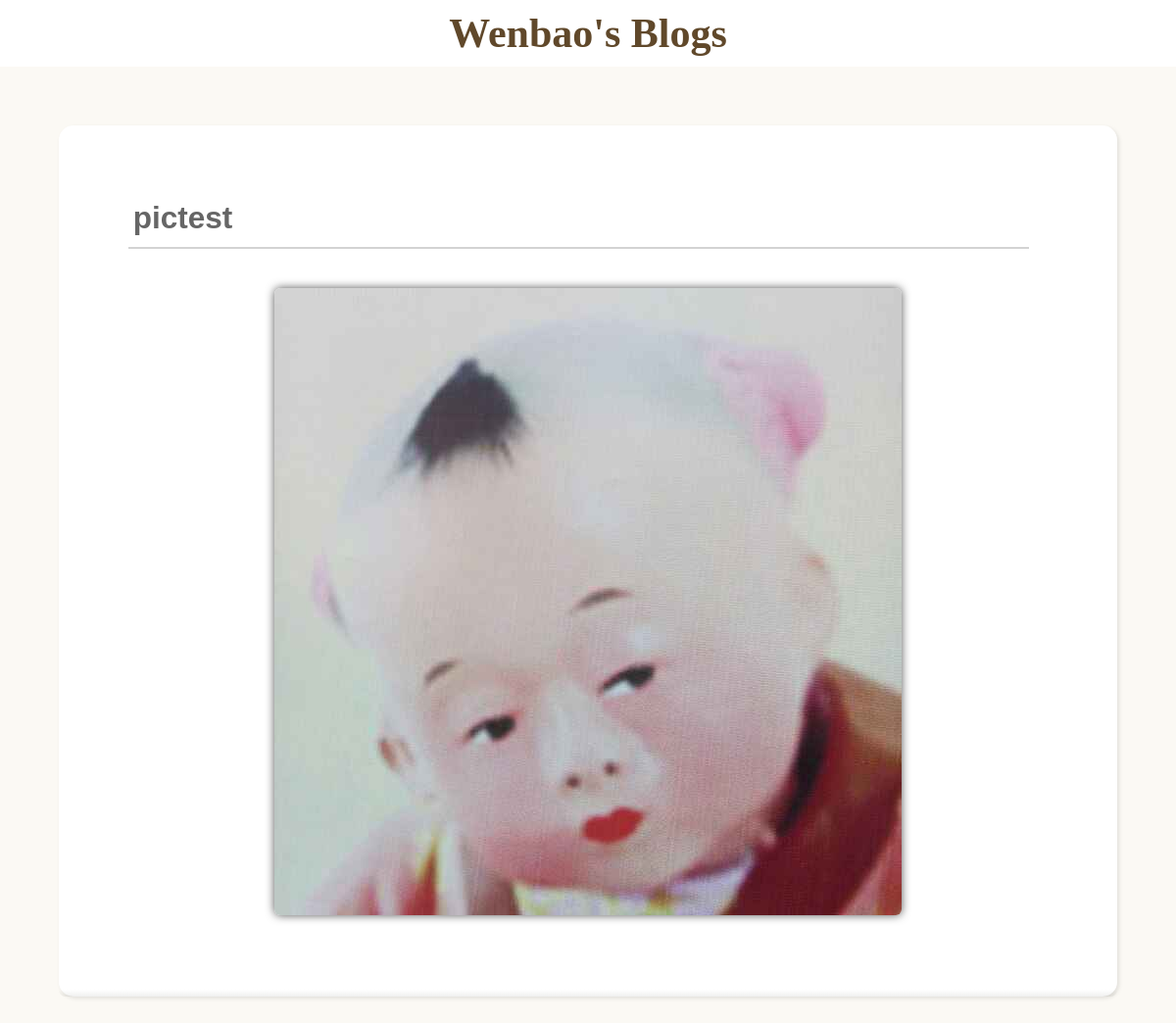
Page /myblog/post/5/ on the committed database.
### blog/models.py (models this page shows)
class Post(models.Model):
    title = models.CharField(max_length=100)
    content = MDTextField()
    created_at = models.DateTimeField(auto_now_add=True)

### blog/views.py (the view)
# urls.py: re_path(r'^post/(?P<id>\d+)/$', post_detail, name='post_detail'),
def post_detail(request, id):
    post = Post.objects.get(id=id)
    post.content=markdown.markdown(post.content.replace("\r\n",' \n'),extensions=[
        'markdown.extensions.extra',
        'markdown.extensions.codehilite',#语法高亮拓展
        'markdown.extensions.toc'#自动生成目录
    ])#修改blog.content内容为html
    return render(request, 'post.html', {'post':post})

### templates/post.html (shortened to what this page needs)
{% load i18n static %}<!doctype html>
<html lang="en">
<head>
    <link href="{% static 'blog/css/style.css' %}" rel="stylesheet" type="text/css">
    <link href="{% static 'blog/css/code.css' %}" rel="stylesheet" type="text/css">
</head>
<body>
    <div class="header">
        <h1 class="site-title text-center"><a href="/myblog/">Wenbao's Blogs</a></h1>
    </div>
    <div class="container post post-detail">
        <div class="post-content">{{ post.content | safe}}</div>
        <hr class="fancy-line">
    </div>
</body>
</html>

### static/blog/css/style.css (style rules this page uses)
*, *:before, *:after { -webkit-box-sizing: border-box; -moz-box-sizing: border-box; box-sizing: border-box; }
html, body { margin: 0; padding: 0; }
body { background-color: #fbf9f4; color: #004057; font-family:"lucida grande", "lucida sans unicode", lucida, helvetica, "Hiragino Sans GB", "Microsoft YaHei", "WenQuanYi Micro Hei", sans-serif; font-size: 21px; }
.header { background-color: #fff; margin-bottom: 40px; padding: 10px 0; position: relative; }
.header:before { display: block; content: ''; position: absolute; bottom: -10px; height: 10px; width: 100%; }
hr.fancy-line { border: 0; height: 1px; position: relative; margin: 0.5em 0; }
hr.fancy-line:before { content:''; height: 10px; background-color: #fff; }
hr.fancy-line:after { top: 0em; height: 5px; border-bottom: 1px solid #fff; background-color: #fff; }
hr.fancy-line:after, hr.fancy-line:before { content: ''; position: absolute; width: 100%; }
hr.fancy-line, hr.fancy-line:before { background: -moz-radial-gradient(center, ellipse cover, rgba(0,0,0,0.1) 0%, rgba(0,0,0,0) 75%); background: -webkit-gradient(radial, center center, 0px, center center, 75%, color-stop(0%,rgba(0,0,0,0.1)), color-stop(75%,rgba(0,0,0,0))); background: -webkit-radial-gradient(center, ellipse cover, rgba(0,0,0,0.1) 0%,rgba(0,0,0,0) 75%); background: -o-radial-gradient(center, ellipse cover, rgba(0,0,0,0.1) 0%,rgba(0,0,0,0) 75%); background: -ms-radial-gradient(center, ellipse cover, rgba(0,0,0,0.1) 0%,rgba(0,0,0,0) 75%); background: radial-gradient(ellipse at center, rgba(0,0,0,0.1) 0%,rgba(0,0,0,0) 75%); }
h1 { font-family: "Palatino Linotype", "Book Antiqua", Palatino, Helvetica, STKaiti, SimSun, serif; }
h2 { font-family: "Palatino Linotype", "Book Antiqua", Palatino, Helvetica, STKaiti, SimSun, serif; margin-bottom: 60px; margin-bottom: 40px; padding: 5px; border-bottom: 2px LightGrey solid; width: 98%; line-height: 150%; color: #666666; }
.container { margin: 0 10%; }
.site-title { text-align: center; font-family: 'Lemon', cursive; margin: 0; }
.site-title a { color: rgba(255,255,255, 0.8); color: #60482a; text-shadow: -1px -1px #fff; text-decoration: none; }
.post { background-color: #fff; border-radius: 15px; margin: 12px 0; box-shadow: 2px 2px 4px rgba(0, 0, 0, 0.1); position: relative; }
.post:after { width: 100%; height: 7px; content: ""; position: absolute; left: 0; bottom: 0; background: linear-gradient(rgba(105, 106, 97,0), rgba(105, 106, 97,.1)); border-radius: 0 0 15px 15px; }
.post-content { padding: 1% 4%; height: 150px; overflow: hidden; position: relative; background-color: #fff; }
.post.post-detail { margin: 5%; padding: 30px; font-size: 100%; }
.post-detail .post-content { height: auto; }
img { display: block; box-shadow: 0 0 10px #555; border-radius: 6px; margin-left: auto; margin-right: auto; margin-top: 10px; margin-bottom: 10px; max-width: 100%; max-height: 100%; -webkit-box-shadow: 0 0 10px #555; }

### rows in the picture
Post: content "pictest", content (picture)
